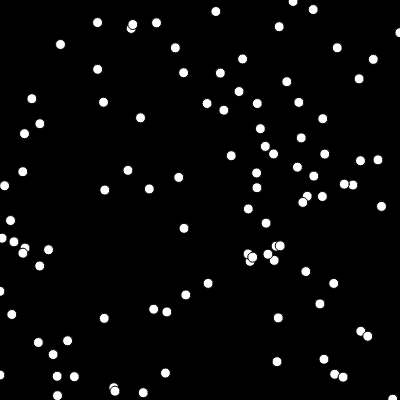
Frame 1 (no input)
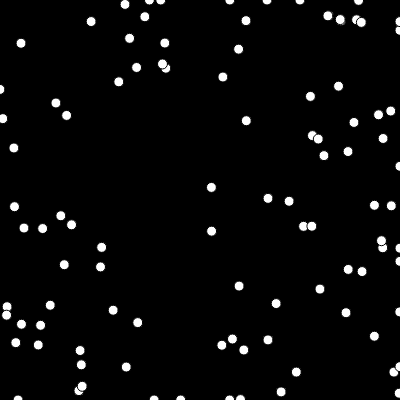
Frame 60 (no input)
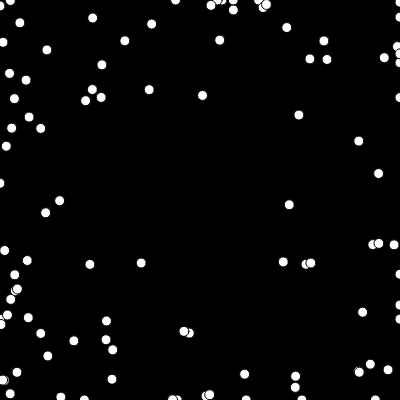
Frame 120 (the mouse pressed at the canvas centre since frame 60)

The p5.js sketch that drew these frames (run headless with seeded random() and noise() and a simulated clock; from frame 60 on, the mouse is pressed at the canvas centre):

// p5.js sketch
// ── sketch.js

class Boid{
  
  constructor( width , height )
  {
    this.position     = createVector( random(width) , random(height) )
    this.velocity     = p5.Vector.random2D()
    this.acceleration = createVector( )
    this.size = 10
    this.color = [255,255,255,255]
    
    this.canvas = [ width , height ]
    this.nRadius = 400
    this.maxSpeed = 1.0;
    
    this.forceMeet   = 0
    this.forceEscape = 1
    this.forceDir    = 0
  }
  
  solve( Boids , currentIndex)
  {
    this.position.add(this.velocity)
    this.velocity.add(this.acceleration)
    
    //STEER
    this.desire = createVector( 0 , 0 )
    
    var avPosition = createVector( this.position.x , this.position.y )
    var avVelocity = createVector( this.velocity.x , this.velocity.y )
    
    var boidsInRadius = 1.0
    for( var i = 0 ; i < Boids.length; i++)
      {

        let d = p5.Vector.sub( this.position , Boids[i].position ).mag()
        if(( d < this.nRadius )&&( i != currentIndex ))
          {
            avPosition.add(Boids[i].position)
            avVelocity.add(Boids[i].velocity)
            boidsInRadius += 1
          }
      }
    
    avPosition.div( boidsInRadius ) 
    avVelocity.div( boidsInRadius )
    
    avVelocity.setMag(this.maxSpeed)
    
    this.velocity.mult( 1-this.forceDir)
    avVelocity.mult( this.forceDir)
    this.velocity.add(avVelocity)

    
    let vToCenter = p5.Vector.sub( avPosition , this.position )
    vToCenter.setMag(this.maxSpeed)
    vToCenter.mult(this.forceMeet)
    this.position.add( vToCenter )
 
    boidsInRadius = 0
    let vToEscape = createVector()
    for(  i = 0 ; i < Boids.length; i++)
      {

        let vTmp = p5.Vector.sub( this.position , Boids[i].position )
        if( ( currentIndex != i )&&( vTmp.mag() < this.nRadius ) )
          {
            //vTmp.setMag(this.escapeRadius)
            //vTmp.mult(  this.forceEscape )
            vToEscape.add(vTmp)
            boidsInRadius += 1
          }
      }   
    
    if( 0 < boidsInRadius )
      {
        vToEscape.div(boidsInRadius)
        vToEscape.setMag(0.6)
        this.position.add( vToEscape )
      }
    
      
    
    

    
    
    
    
    
    
    this.edgeTeleport()
  }
  
  edgeTeleport()
  {
    if( this.position.x < 0 ) this.position.x = this.canvas[0];
    if( this.position.y < 0 ) this.position.y = this.canvas[1];
    if( this.canvas[0] < this.position.x ) this.position.x = 0;
    if( this.canvas[1] < this.position.y ) this.position.y = 0;  
  }  
  
  draw()
  {
    fill( color(this.color[0],this.color[1],this.color[2],this.color[3]) )
    circle(this.position.x , this.position.y , this.size )
  }
  
}

let width       = 400
let height      = 400
let nbrBoids    = 100
let Boids       = []

function setup() {
  
  createCanvas(width, height);
  
 
  for( var i = 0 ; i < nbrBoids; i++)
    append(Boids, new Boid( width,height))
      
  

    
}

function draw() {
  background(0);
  
  
  for( var i = 0 ; i < Boids.length; i++)
    {
      Boids[i].solve( Boids , i)
      Boids[i].draw()
    }
}
